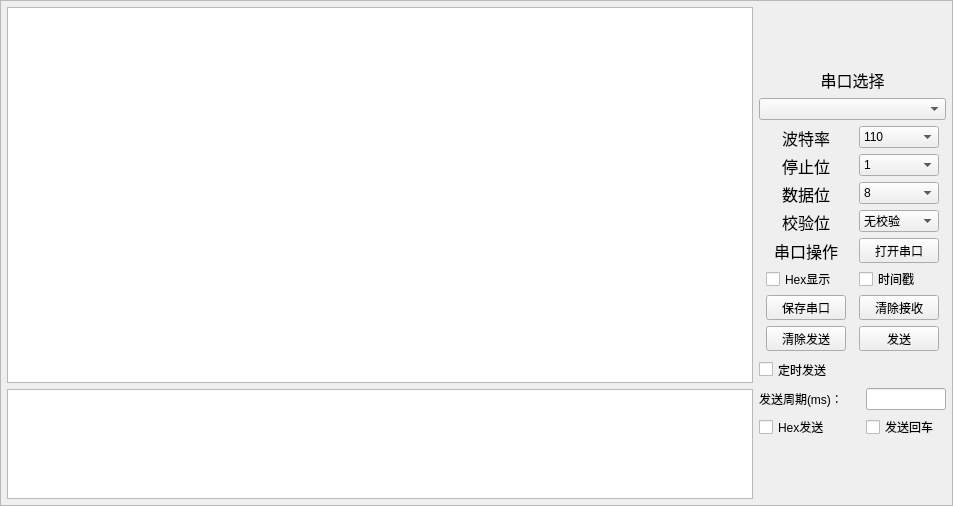
<?xml version="1.0" encoding="UTF-8"?>
<ui version="4.0">
 <class>win1</class>
 <widget class="QWidget" name="win1">
  <property name="geometry">
   <rect>
    <x>0</x>
    <y>0</y>
    <width>953</width>
    <height>506</height>
   </rect>
  </property>
  <property name="sizePolicy">
   <sizepolicy hsizetype="Fixed" vsizetype="Fixed">
    <horstretch>0</horstretch>
    <verstretch>0</verstretch>
   </sizepolicy>
  </property>
  <property name="sizeIncrement">
   <size>
    <width>0</width>
    <height>0</height>
   </size>
  </property>
  <property name="baseSize">
   <size>
    <width>0</width>
    <height>0</height>
   </size>
  </property>
  <property name="windowTitle">
   <string>Form</string>
  </property>
  <property name="styleSheet">
   <string notr="true"/>
  </property>
  <layout class="QHBoxLayout" name="horizontalLayout_11" stretch="0">
   <property name="spacing">
    <number>0</number>
   </property>
   <property name="leftMargin">
    <number>0</number>
   </property>
   <property name="topMargin">
    <number>0</number>
   </property>
   <property name="rightMargin">
    <number>0</number>
   </property>
   <property name="bottomMargin">
    <number>0</number>
   </property>
   <item>
    <widget class="QFrame" name="frame">
     <property name="frameShape">
      <enum>QFrame::StyledPanel</enum>
     </property>
     <layout class="QHBoxLayout" name="horizontalLayout_12" stretch="4,1">
      <property name="spacing">
       <number>6</number>
      </property>
      <property name="leftMargin">
       <number>6</number>
      </property>
      <property name="topMargin">
       <number>6</number>
      </property>
      <property name="rightMargin">
       <number>6</number>
      </property>
      <property name="bottomMargin">
       <number>6</number>
      </property>
      <item>
       <layout class="QVBoxLayout" name="verticalLayout" stretch="4,1">
        <item>
         <widget class="QTextEdit" name="RxDataTextEdit">
          <property name="minimumSize">
           <size>
            <width>400</width>
            <height>250</height>
           </size>
          </property>
          <property name="maximumSize">
           <size>
            <width>999</width>
            <height>9999</height>
           </size>
          </property>
          <property name="readOnly">
           <bool>true</bool>
          </property>
         </widget>
        </item>
        <item>
         <widget class="QTextEdit" name="TxDataTextEdit">
          <property name="minimumSize">
           <size>
            <width>400</width>
            <height>110</height>
           </size>
          </property>
          <property name="maximumSize">
           <size>
            <width>9999</width>
            <height>9999</height>
           </size>
          </property>
         </widget>
        </item>
       </layout>
      </item>
      <item>
       <layout class="QVBoxLayout" name="verticalLayout_2">
        <item>
         <spacer name="verticalSpacer_2">
          <property name="orientation">
           <enum>Qt::Vertical</enum>
          </property>
          <property name="sizeHint" stdset="0">
           <size>
            <width>20</width>
            <height>40</height>
           </size>
          </property>
         </spacer>
        </item>
        <item>
         <widget class="QLabel" name="label">
          <property name="minimumSize">
           <size>
            <width>165</width>
            <height>22</height>
           </size>
          </property>
          <property name="maximumSize">
           <size>
            <width>999</width>
            <height>999</height>
           </size>
          </property>
          <property name="baseSize">
           <size>
            <width>0</width>
            <height>0</height>
           </size>
          </property>
          <property name="text">
           <string>&lt;html&gt;&lt;head/&gt;&lt;body&gt;&lt;p align=&quot;center&quot;&gt;&lt;span style=&quot; font-size:12pt;&quot;&gt;串口选择&lt;/span&gt;&lt;/p&gt;&lt;/body&gt;&lt;/html&gt;</string>
          </property>
         </widget>
        </item>
        <item>
         <widget class="QComboBox" name="SerialPortChooseComboBox">
          <property name="minimumSize">
           <size>
            <width>172</width>
            <height>22</height>
           </size>
          </property>
          <property name="maximumSize">
           <size>
            <width>999</width>
            <height>999</height>
           </size>
          </property>
         </widget>
        </item>
        <item>
         <layout class="QHBoxLayout" name="horizontalLayout">
          <item>
           <widget class="QLabel" name="label_2">
            <property name="minimumSize">
             <size>
              <width>80</width>
              <height>22</height>
             </size>
            </property>
            <property name="maximumSize">
             <size>
              <width>80</width>
              <height>22</height>
             </size>
            </property>
            <property name="text">
             <string>&lt;html&gt;&lt;head/&gt;&lt;body&gt;&lt;p align=&quot;center&quot;&gt;&lt;span style=&quot; font-size:12pt;&quot;&gt;波特率&lt;/span&gt;&lt;/p&gt;&lt;/body&gt;&lt;/html&gt;</string>
            </property>
           </widget>
          </item>
          <item>
           <widget class="QComboBox" name="BaudRateComboBox">
            <property name="minimumSize">
             <size>
              <width>80</width>
              <height>22</height>
             </size>
            </property>
            <property name="maximumSize">
             <size>
              <width>80</width>
              <height>22</height>
             </size>
            </property>
            <item>
             <property name="text">
              <string>110</string>
             </property>
            </item>
            <item>
             <property name="text">
              <string>300</string>
             </property>
            </item>
            <item>
             <property name="text">
              <string>600</string>
             </property>
            </item>
            <item>
             <property name="text">
              <string>1200</string>
             </property>
            </item>
            <item>
             <property name="text">
              <string>2400</string>
             </property>
            </item>
            <item>
             <property name="text">
              <string>4800</string>
             </property>
            </item>
            <item>
             <property name="text">
              <string>9600</string>
             </property>
            </item>
            <item>
             <property name="text">
              <string>14400</string>
             </property>
            </item>
            <item>
             <property name="text">
              <string>19200</string>
             </property>
            </item>
            <item>
             <property name="text">
              <string>38400</string>
             </property>
            </item>
            <item>
             <property name="text">
              <string>43000</string>
             </property>
            </item>
            <item>
             <property name="text">
              <string>57600</string>
             </property>
            </item>
            <item>
             <property name="text">
              <string>76800</string>
             </property>
            </item>
            <item>
             <property name="text">
              <string>115200</string>
             </property>
            </item>
            <item>
             <property name="text">
              <string>自定义</string>
             </property>
            </item>
           </widget>
          </item>
         </layout>
        </item>
        <item>
         <layout class="QHBoxLayout" name="horizontalLayout_2">
          <item>
           <widget class="QLabel" name="label_4">
            <property name="minimumSize">
             <size>
              <width>80</width>
              <height>22</height>
             </size>
            </property>
            <property name="maximumSize">
             <size>
              <width>80</width>
              <height>22</height>
             </size>
            </property>
            <property name="text">
             <string>&lt;html&gt;&lt;head/&gt;&lt;body&gt;&lt;p align=&quot;center&quot;&gt;&lt;span style=&quot; font-size:12pt;&quot;&gt;停止位&lt;/span&gt;&lt;/p&gt;&lt;/body&gt;&lt;/html&gt;</string>
            </property>
           </widget>
          </item>
          <item>
           <widget class="QComboBox" name="PortStopBitsComboBox">
            <property name="minimumSize">
             <size>
              <width>80</width>
              <height>22</height>
             </size>
            </property>
            <property name="maximumSize">
             <size>
              <width>80</width>
              <height>22</height>
             </size>
            </property>
            <item>
             <property name="text">
              <string>1</string>
             </property>
            </item>
            <item>
             <property name="text">
              <string>1.5</string>
             </property>
            </item>
            <item>
             <property name="text">
              <string>2</string>
             </property>
            </item>
           </widget>
          </item>
         </layout>
        </item>
        <item>
         <layout class="QHBoxLayout" name="horizontalLayout_3">
          <item>
           <widget class="QLabel" name="label_5">
            <property name="minimumSize">
             <size>
              <width>80</width>
              <height>22</height>
             </size>
            </property>
            <property name="maximumSize">
             <size>
              <width>80</width>
              <height>22</height>
             </size>
            </property>
            <property name="text">
             <string>&lt;html&gt;&lt;head/&gt;&lt;body&gt;&lt;p align=&quot;center&quot;&gt;&lt;span style=&quot; font-size:12pt;&quot;&gt;数据位&lt;/span&gt;&lt;/p&gt;&lt;/body&gt;&lt;/html&gt;</string>
            </property>
           </widget>
          </item>
          <item>
           <widget class="QComboBox" name="PortDataBitsComboBox">
            <property name="minimumSize">
             <size>
              <width>80</width>
              <height>22</height>
             </size>
            </property>
            <property name="maximumSize">
             <size>
              <width>80</width>
              <height>22</height>
             </size>
            </property>
            <item>
             <property name="text">
              <string>8</string>
             </property>
            </item>
            <item>
             <property name="text">
              <string>7</string>
             </property>
            </item>
            <item>
             <property name="text">
              <string>6</string>
             </property>
            </item>
            <item>
             <property name="text">
              <string>5</string>
             </property>
            </item>
           </widget>
          </item>
         </layout>
        </item>
        <item>
         <layout class="QHBoxLayout" name="horizontalLayout_4">
          <item>
           <widget class="QLabel" name="label_3">
            <property name="minimumSize">
             <size>
              <width>80</width>
              <height>22</height>
             </size>
            </property>
            <property name="maximumSize">
             <size>
              <width>80</width>
              <height>22</height>
             </size>
            </property>
            <property name="text">
             <string>&lt;html&gt;&lt;head/&gt;&lt;body&gt;&lt;p align=&quot;center&quot;&gt;&lt;span style=&quot; font-size:12pt;&quot;&gt;校验位&lt;/span&gt;&lt;/p&gt;&lt;/body&gt;&lt;/html&gt;</string>
            </property>
           </widget>
          </item>
          <item>
           <widget class="QComboBox" name="PortParityComboBox">
            <property name="minimumSize">
             <size>
              <width>80</width>
              <height>22</height>
             </size>
            </property>
            <property name="maximumSize">
             <size>
              <width>80</width>
              <height>22</height>
             </size>
            </property>
            <item>
             <property name="text">
              <string>无校验</string>
             </property>
            </item>
            <item>
             <property name="text">
              <string>奇校验</string>
             </property>
            </item>
            <item>
             <property name="text">
              <string>偶校验</string>
             </property>
            </item>
           </widget>
          </item>
         </layout>
        </item>
        <item>
         <layout class="QHBoxLayout" name="horizontalLayout_5">
          <item>
           <widget class="QLabel" name="label_6">
            <property name="minimumSize">
             <size>
              <width>80</width>
              <height>22</height>
             </size>
            </property>
            <property name="maximumSize">
             <size>
              <width>80</width>
              <height>22</height>
             </size>
            </property>
            <property name="text">
             <string>&lt;html&gt;&lt;head/&gt;&lt;body&gt;&lt;p align=&quot;center&quot;&gt;&lt;span style=&quot; font-size:12pt;&quot;&gt;串口操作&lt;/span&gt;&lt;/p&gt;&lt;/body&gt;&lt;/html&gt;</string>
            </property>
           </widget>
          </item>
          <item>
           <widget class="QPushButton" name="OpenSerialPortPushButton">
            <property name="minimumSize">
             <size>
              <width>80</width>
              <height>25</height>
             </size>
            </property>
            <property name="maximumSize">
             <size>
              <width>80</width>
              <height>25</height>
             </size>
            </property>
            <property name="text">
             <string>打开串口</string>
            </property>
           </widget>
          </item>
         </layout>
        </item>
        <item>
         <layout class="QHBoxLayout" name="horizontalLayout_6">
          <item>
           <widget class="QCheckBox" name="RxDataForHexCheckBox">
            <property name="minimumSize">
             <size>
              <width>80</width>
              <height>20</height>
             </size>
            </property>
            <property name="maximumSize">
             <size>
              <width>80</width>
              <height>20</height>
             </size>
            </property>
            <property name="text">
             <string>Hex显示</string>
            </property>
           </widget>
          </item>
          <item>
           <widget class="QCheckBox" name="RxDataWithTimeCheckBox">
            <property name="minimumSize">
             <size>
              <width>80</width>
              <height>20</height>
             </size>
            </property>
            <property name="maximumSize">
             <size>
              <width>80</width>
              <height>20</height>
             </size>
            </property>
            <property name="text">
             <string>时间戳</string>
            </property>
           </widget>
          </item>
         </layout>
        </item>
        <item>
         <layout class="QHBoxLayout" name="horizontalLayout_7">
          <item>
           <widget class="QPushButton" name="RxDataSavePushButton">
            <property name="minimumSize">
             <size>
              <width>80</width>
              <height>25</height>
             </size>
            </property>
            <property name="maximumSize">
             <size>
              <width>80</width>
              <height>25</height>
             </size>
            </property>
            <property name="text">
             <string>保存串口</string>
            </property>
           </widget>
          </item>
          <item>
           <widget class="QPushButton" name="RxDataTextClearPushButton">
            <property name="minimumSize">
             <size>
              <width>80</width>
              <height>25</height>
             </size>
            </property>
            <property name="maximumSize">
             <size>
              <width>80</width>
              <height>25</height>
             </size>
            </property>
            <property name="text">
             <string>清除接收</string>
            </property>
           </widget>
          </item>
         </layout>
        </item>
        <item>
         <layout class="QHBoxLayout" name="horizontalLayout_8">
          <item>
           <widget class="QPushButton" name="SendDataTextClearPushButton">
            <property name="minimumSize">
             <size>
              <width>80</width>
              <height>25</height>
             </size>
            </property>
            <property name="maximumSize">
             <size>
              <width>80</width>
              <height>25</height>
             </size>
            </property>
            <property name="text">
             <string>清除发送</string>
            </property>
           </widget>
          </item>
          <item>
           <widget class="QPushButton" name="SendDataPushButton">
            <property name="minimumSize">
             <size>
              <width>80</width>
              <height>25</height>
             </size>
            </property>
            <property name="maximumSize">
             <size>
              <width>80</width>
              <height>25</height>
             </size>
            </property>
            <property name="text">
             <string>发送</string>
            </property>
           </widget>
          </item>
         </layout>
        </item>
        <item>
         <widget class="QCheckBox" name="SendDataPeriodCheckBox">
          <property name="minimumSize">
           <size>
            <width>165</width>
            <height>25</height>
           </size>
          </property>
          <property name="maximumSize">
           <size>
            <width>999</width>
            <height>999</height>
           </size>
          </property>
          <property name="text">
           <string>定时发送</string>
          </property>
         </widget>
        </item>
        <item>
         <layout class="QHBoxLayout" name="horizontalLayout_9">
          <item>
           <widget class="QLabel" name="label_7">
            <property name="text">
             <string>发送周期(ms)：</string>
            </property>
           </widget>
          </item>
          <item>
           <widget class="QLineEdit" name="SendDataPeriodLineEdit">
            <property name="minimumSize">
             <size>
              <width>80</width>
              <height>22</height>
             </size>
            </property>
            <property name="maximumSize">
             <size>
              <width>80</width>
              <height>22</height>
             </size>
            </property>
           </widget>
          </item>
         </layout>
        </item>
        <item>
         <layout class="QHBoxLayout" name="horizontalLayout_10">
          <item>
           <widget class="QCheckBox" name="SendDataForHexCheckBox">
            <property name="minimumSize">
             <size>
              <width>80</width>
              <height>22</height>
             </size>
            </property>
            <property name="text">
             <string>Hex发送</string>
            </property>
           </widget>
          </item>
          <item>
           <widget class="QCheckBox" name="SendDataWithEnterCheckBox">
            <property name="minimumSize">
             <size>
              <width>80</width>
              <height>22</height>
             </size>
            </property>
            <property name="maximumSize">
             <size>
              <width>80</width>
              <height>22</height>
             </size>
            </property>
            <property name="text">
             <string>发送回车</string>
            </property>
           </widget>
          </item>
         </layout>
        </item>
        <item>
         <spacer name="verticalSpacer">
          <property name="orientation">
           <enum>Qt::Vertical</enum>
          </property>
          <property name="sizeHint" stdset="0">
           <size>
            <width>20</width>
            <height>40</height>
           </size>
          </property>
         </spacer>
        </item>
       </layout>
      </item>
     </layout>
    </widget>
   </item>
  </layout>
 </widget>
 <resources/>
 <connections/>
</ui>
